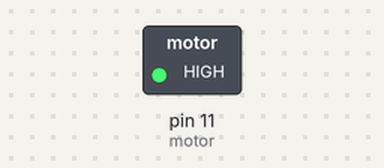
The sketch below on a simulated Arduino Uno, built with avr-gcc and run on an emulated ATmega328P. Shown: switched loads named in the sketch (green lamp = pin HIGH).

Above: at 0.1 s.
Timing chart, 0 to 1.6 s (numbered marks = the images above):
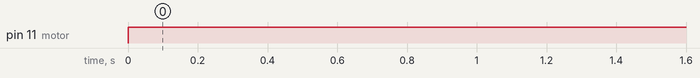

The sketch:

motor.ino
```cpp
/*
Liga motor
*/

int motor = 11;

void setup(){
    pinMode(motor, OUTPUT);
}

void loop(){
    digitalWrite(motor, 255);
}
```

Measured:
- by itself, pin 11 (motor): LOW → HIGH at 0.00 s
